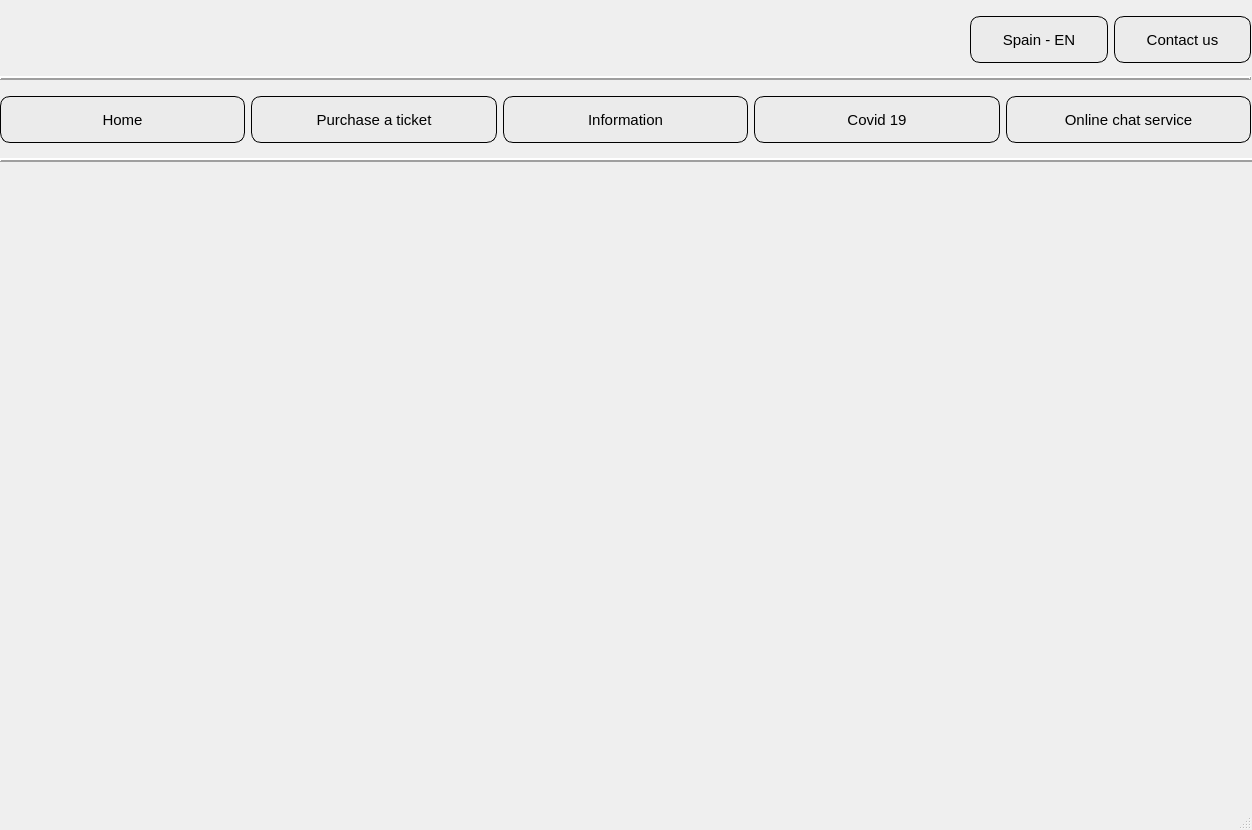
<?xml version="1.0" encoding="UTF-8"?>
<ui version="4.0">
 <class>MainWindow</class>
 <widget class="QMainWindow" name="MainWindow">
  <property name="geometry">
   <rect>
    <x>0</x>
    <y>0</y>
    <width>1252</width>
    <height>830</height>
   </rect>
  </property>
  <property name="font">
   <font>
    <pointsize>16</pointsize>
    <kerning>false</kerning>
   </font>
  </property>
  <property name="windowTitle">
   <string>MainWindow</string>
  </property>
  <property name="windowOpacity">
   <double>0.000000000000000</double>
  </property>
  <widget class="QWidget" name="centralwidget">
   <widget class="Line" name="line">
    <property name="geometry">
     <rect>
      <x>0</x>
      <y>70</y>
      <width>1251</width>
      <height>16</height>
     </rect>
    </property>
    <property name="font">
     <font>
      <pointsize>8</pointsize>
     </font>
    </property>
    <property name="frameShadow">
     <enum>QFrame::Raised</enum>
    </property>
    <property name="lineWidth">
     <number>2</number>
    </property>
    <property name="orientation">
     <enum>Qt::Horizontal</enum>
    </property>
   </widget>
   <widget class="Line" name="line_2">
    <property name="geometry">
     <rect>
      <x>0</x>
      <y>150</y>
      <width>1261</width>
      <height>20</height>
     </rect>
    </property>
    <property name="font">
     <font>
      <pointsize>8</pointsize>
     </font>
    </property>
    <property name="frameShadow">
     <enum>QFrame::Raised</enum>
    </property>
    <property name="lineWidth">
     <number>2</number>
    </property>
    <property name="orientation">
     <enum>Qt::Horizontal</enum>
    </property>
   </widget>
   <widget class="QWidget" name="horizontalLayoutWidget">
    <property name="geometry">
     <rect>
      <x>0</x>
      <y>80</y>
      <width>1251</width>
      <height>80</height>
     </rect>
    </property>
    <layout class="QHBoxLayout" name="firstLayout">
     <item>
      <widget class="QPushButton" name="home">
       <property name="minimumSize">
        <size>
         <width>0</width>
         <height>29</height>
        </size>
       </property>
       <property name="font">
        <font>
         <pointsize>11</pointsize>
         <kerning>false</kerning>
        </font>
       </property>
       <property name="styleSheet">
        <string notr="true">background-color: rgb(235, 235, 235);
border-style: solid;
border-color: black;
border-width: 1px;
border-radius: 10px;
height: 45px;</string>
       </property>
       <property name="text">
        <string>Home</string>
       </property>
       <property name="shortcut">
        <string/>
       </property>
       <property name="autoDefault">
        <bool>false</bool>
       </property>
      </widget>
     </item>
     <item>
      <widget class="QPushButton" name="purchaseTicket">
       <property name="font">
        <font>
         <pointsize>11</pointsize>
         <kerning>false</kerning>
        </font>
       </property>
       <property name="styleSheet">
        <string notr="true">background-color: rgb(235, 235, 235);
border-style: solid;
border-color: black;
border-width: 1px;
border-radius: 10px;
height: 45px;</string>
       </property>
       <property name="text">
        <string>Purchase a ticket</string>
       </property>
       <property name="shortcut">
        <string/>
       </property>
       <property name="autoDefault">
        <bool>false</bool>
       </property>
      </widget>
     </item>
     <item>
      <widget class="QPushButton" name="information">
       <property name="font">
        <font>
         <pointsize>11</pointsize>
         <kerning>false</kerning>
        </font>
       </property>
       <property name="styleSheet">
        <string notr="true">background-color: rgb(235, 235, 235);
border-style: solid;
border-color: black;
border-width: 1px;
border-radius: 10px;
height: 45px;</string>
       </property>
       <property name="text">
        <string>Information</string>
       </property>
       <property name="shortcut">
        <string/>
       </property>
       <property name="autoDefault">
        <bool>false</bool>
       </property>
      </widget>
     </item>
     <item>
      <widget class="QPushButton" name="information_2">
       <property name="font">
        <font>
         <pointsize>11</pointsize>
         <kerning>false</kerning>
        </font>
       </property>
       <property name="styleSheet">
        <string notr="true">background-color: rgb(235, 235, 235);
border-style: solid;
border-color: black;
border-width: 1px;
border-radius: 10px;
height: 45px;</string>
       </property>
       <property name="text">
        <string>Covid 19</string>
       </property>
       <property name="shortcut">
        <string/>
       </property>
       <property name="autoDefault">
        <bool>false</bool>
       </property>
      </widget>
     </item>
     <item>
      <widget class="QPushButton" name="information_3">
       <property name="font">
        <font>
         <pointsize>11</pointsize>
         <kerning>false</kerning>
        </font>
       </property>
       <property name="styleSheet">
        <string notr="true">background-color: rgb(235, 235, 235);
border-style: solid;
border-color: black;
border-width: 1px;
border-radius: 10px;
height: 45px;</string>
       </property>
       <property name="text">
        <string>Online chat service</string>
       </property>
       <property name="shortcut">
        <string/>
       </property>
       <property name="autoDefault">
        <bool>false</bool>
       </property>
      </widget>
     </item>
    </layout>
   </widget>
   <widget class="QWidget" name="horizontalLayoutWidget_2">
    <property name="geometry">
     <rect>
      <x>970</x>
      <y>0</y>
      <width>281</width>
      <height>80</height>
     </rect>
    </property>
    <layout class="QHBoxLayout" name="secondLayout">
     <item>
      <widget class="QPushButton" name="language">
       <property name="font">
        <font>
         <pointsize>11</pointsize>
        </font>
       </property>
       <property name="styleSheet">
        <string notr="true">background-color: rgb(235, 235, 235);
border-style: solid;
border-color: black;
border-width: 1px;
border-radius: 10px;
height: 45px;</string>
       </property>
       <property name="text">
        <string>Spain - EN</string>
       </property>
      </widget>
     </item>
     <item>
      <widget class="QPushButton" name="contactUs">
       <property name="font">
        <font>
         <pointsize>11</pointsize>
         <kerning>false</kerning>
        </font>
       </property>
       <property name="styleSheet">
        <string notr="true">background-color: rgb(235, 235, 235);
border-style: solid;
border-color: black;
border-width: 1px;
border-radius: 10px;
height: 45px;</string>
       </property>
       <property name="text">
        <string>Contact us</string>
       </property>
       <property name="shortcut">
        <string/>
       </property>
       <property name="autoDefault">
        <bool>false</bool>
       </property>
      </widget>
     </item>
    </layout>
   </widget>
   <widget class="QLabel" name="label">
    <property name="geometry">
     <rect>
      <x>30</x>
      <y>180</y>
      <width>221</width>
      <height>201</height>
     </rect>
    </property>
    <property name="text">
     <string/>
    </property>
    <property name="pixmap">
     <pixmap>../../../Desktop/Air.png</pixmap>
    </property>
   </widget>
  </widget>
  <widget class="QStatusBar" name="statusbar"/>
 </widget>
 <resources/>
 <connections/>
</ui>
